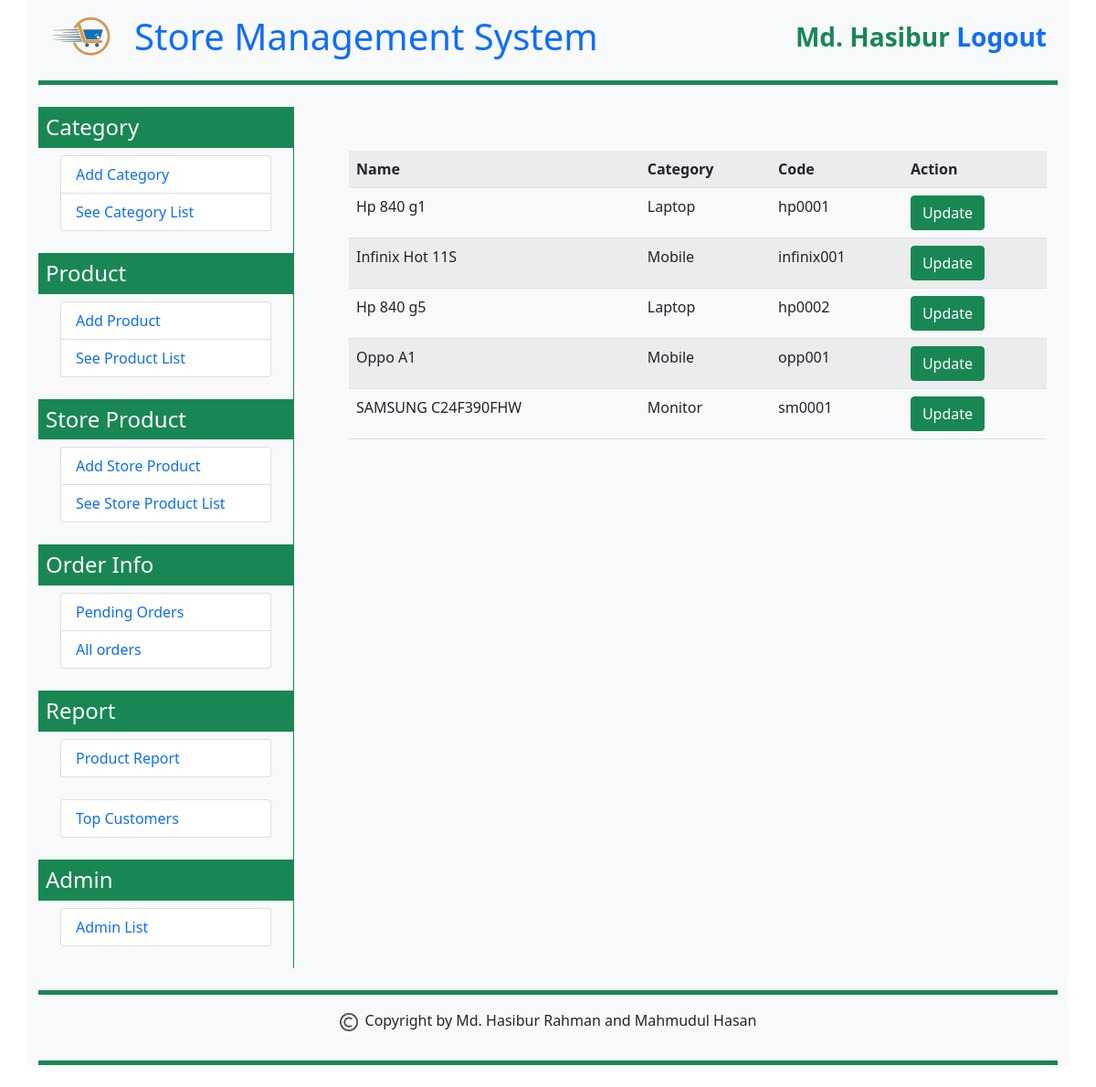
The app's page /sms/product_list.php (signed in) with its own data.
### tables this page shows
CREATE TABLE `product` (
  `product_id` int(11) NOT NULL,
  `product_name` varchar(30) NOT NULL,
  `product_category` int(3) NOT NULL,
  `product_code` varchar(10) NOT NULL,
  `product_entrydate` varchar(10) NOT NULL
);

### sms/product_list.php (the view, shortened to what this page needs)
<?php
    require('connector.php');
    $sql2 = "SELECT * FROM category";
    $query2 = $conn->query($sql2);
    $data_list = array();
    while ($data2 = mysqli_fetch_array($query2)) {
        $category_id = $data2['category_id'];
        $category_name = $data2['category_name'];
        $data_list[$category_id] = $category_name;
    }
    $user_first_name = $_SESSION['user_first_name'];
    $user_last_name = $_SESSION['user_last_name'];
    if(!empty($user_first_name) && !empty($user_last_name)){
?>
<!DOCTYPE html>
<html>
<head>
    <link href="https://cdn.jsdelivr.net/npm/bootstrap@5.0.2/dist/css/bootstrap.min.css" rel="stylesheet">
</head>
<body>
        <div class="container bg-light">
            <div class="container-fluid border-bottom border-success border-5 mb-4 py-3">
                <?php include('fixed_part/topbar.php'); ?>
            </div>
            <div class="container-fluid">
                <div class="row">
                    <div class="col-sm-3 bg-light p-0 m-0">
                        <?php include('fixed_part/left_part.php'); ?>
                    </div>
                    <div class="col-sm-9 border-start border-success">
                        <div class="container p-4 m-4 ">
                            <?php
                            $sql = "SELECT * FROM product";
                            $query = $conn->query($sql);
                            echo "<table class='table table-striped table-hover'><tr><th>Name</th><th>Category</th><th>Code</th><th>Action</th></tr>";
                            while ($data = mysqli_fetch_array($query)) {
                                $product_id = $data['product_id'];
                                $product_name = $data['product_name'];
                                $product_category = $data['product_category'];
                                $product_code = $data['product_code'];
                                echo "<tr>
                                                <td>$product_name</td>
                                                <td>$data_list[$product_category]</td>
                                                <td>$product_code</td>
                                                <td><a href='product_update.php?id=$product_id' class='btn btn-success'>Update</a></td>
                                            </tr>";
                            }
                            echo "</table>"
                        ?>
                        </div>
                    </div>
                </div>
            </div>
            <div class="container-fluid border-bottom border-top border-success border-5 mt-4 mb-4 py-3">
                <?php include('fixed_part/footer.php'); ?>
            </div>
        </div>
</body>
</html>
<?php
    }
    else{
        header('location:login.php');
    }
?>

### records on screen
product: product_name "Hp 840 g1", product_category "Laptop", product_code "hp0001"
product: product_name "Infinix Hot 11S", product_category "Mobile", product_code "infinix001"
product: product_name "Hp 840 g5", product_category "Laptop", product_code "hp0002"
product: product_name "Oppo A1", product_category "Mobile", product_code "opp001"
product: product_name "SAMSUNG C24F390FHW", product_category "Monitor", product_code "sm0001"

### other values on screen
$user_first_name "Md. Hasibur"
